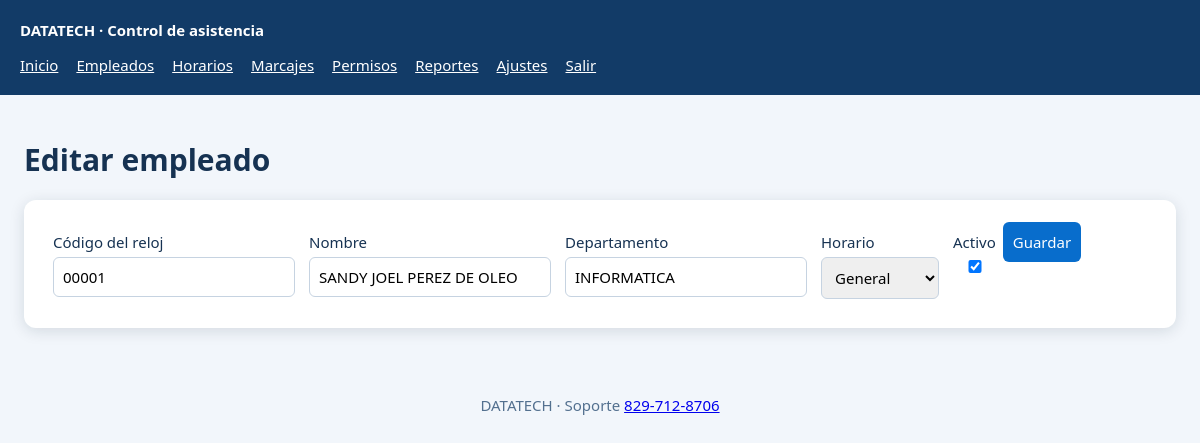
The app's page /empleados/00001 (signed in) with its own data.
### tables this page shows
CREATE TABLE empleados (
    codigo       TEXT PRIMARY KEY,             -- ID del usuario en el reloj
    nombre       TEXT NOT NULL,
    departamento TEXT NOT NULL DEFAULT '',
    horario_id   INTEGER REFERENCES horarios(id) ON DELETE SET NULL,
    activo       INTEGER NOT NULL DEFAULT 1
);

### app.py (the view, shortened to what this page needs)
@app.route("/empleados/<codigo>", methods=["GET", "POST"])
def empleado(codigo):
    with db() as con:
        emp = con.execute("SELECT * FROM empleados WHERE codigo = ?", (codigo,)).fetchone()
        horarios = con.execute("SELECT * FROM horarios ORDER BY nombre").fetchall()
    return render_template("empleado.html", emp=emp, codigo=codigo, horarios=horarios)

### app.py (called while the page is built)
@app.before_request
def requiere_login():
    if request.endpoint not in ("login", "static") and not session.get("admin"):
        return redirect(url_for("login"))

### db.py (called while the page is built)
@contextmanager
def db():
    con = sqlite3.connect(RUTA_DB, timeout=15)
    con.row_factory = sqlite3.Row
    con.execute("PRAGMA foreign_keys = ON")
    try:
        yield con
        con.commit()
    finally:
        con.close()

### templates/empleado.html
{% extends "base.html" %}{% block content %}<h1>Editar empleado</h1><form method="post" class="card"><label>Código del reloj<input name="codigo" required value="{{emp.codigo if emp else ''}}" {{'readonly' if emp else ''}}></label><label>Nombre<input name="nombre" required value="{{emp.nombre if emp else ''}}"></label><label>Departamento<input name="departamento" value="{{emp.departamento if emp else ''}}"></label><label>Horario<select name="horario_id"><option value="">Sin horario</option>{% for h in horarios %}<option value="{{h.id}}" {{'selected' if emp and emp.horario_id==h.id else ''}}>{{h.nombre}}</option>{% endfor %}</select></label><label>Activo<input type="checkbox" name="activo" {{'checked' if not emp or emp.activo else ''}}></label><button>Guardar</button></form>{% endblock %}

### templates/base.html (style rules this page uses)
section,form.card { background:white;padding:22px;border-radius:12px;margin:18px 0;box-shadow:0 3px 15px #1232 }
label { display:inline-flex;flex-direction:column;gap:5px;margin:7px }
input,select,button,textarea { font:inherit;padding:9px;border:1px solid #c6d3e1;border-radius:6px }
button,.button { background:#086dcc;color:white;padding:10px;border:0;border-radius:6px;cursor:pointer }

### records on screen
empleados: codigo "00001", nombre "SANDY JOEL PEREZ DE OLEO", departamento "INFORMATICA"

### other values on screen
{{ text }} "Inicio" "Empleados" "Horarios" "Marcajes" "Permisos" "Reportes" "Ajustes" "Salir"
form field horario_id "General"
